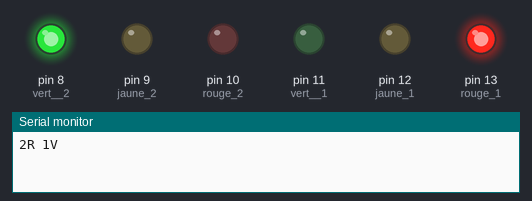
Bench run of a sketch on a simulated Arduino Uno, built with avr-gcc and run on an emulated ATmega328P. Parts: output pins drawn as LEDs (lit = HIGH), the last lines printed to the serial monitor.

Above: at 0.1 s.
At 2.6 s:
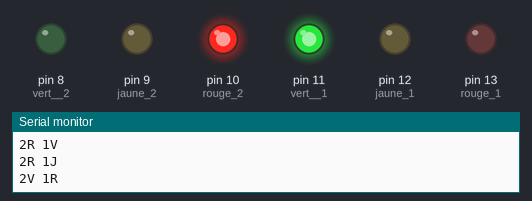
At 12.1 s:
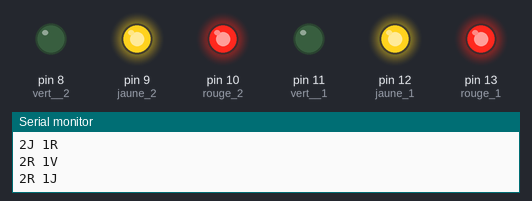
At 20.1 s:
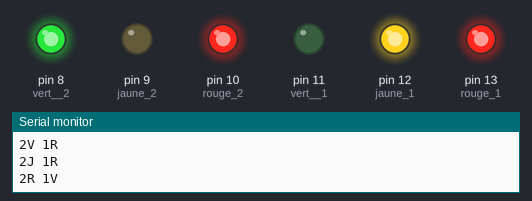
At 29.6 s:
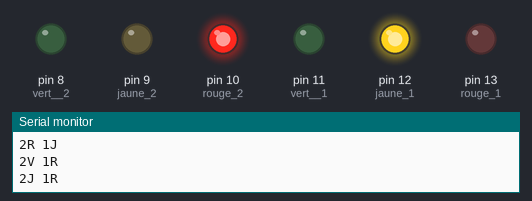
At 37.6 s:
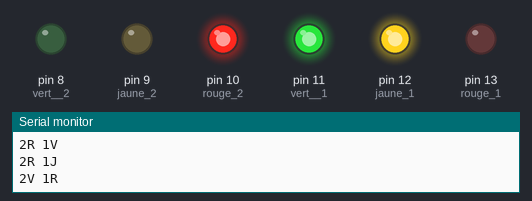
Timing chart, 0 to 40.0 s (numbered marks = the images above):
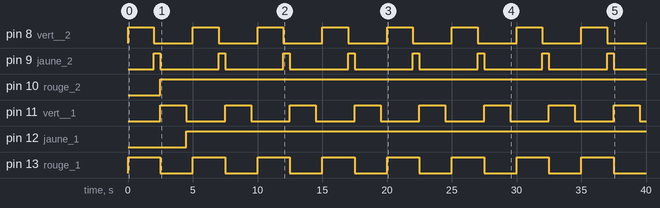

The sketch:

feu_rouge_simultane.ino
```cpp
void setup()
{
  pinMode(13, OUTPUT); // rouge 1
  pinMode(12, OUTPUT); // jaune 1
  pinMode(11, OUTPUT); // vert  1
  pinMode(10, OUTPUT); // rouge 2
  pinMode(9, OUTPUT);  // jaune 2
  pinMode(8, OUTPUT);  // vert  2

  digitalWrite(13, LOW);
  digitalWrite(12, LOW);
  digitalWrite(11, LOW);
  digitalWrite(10, LOW);
  digitalWrite(9, LOW);
  digitalWrite(8, LOW);

  Serial.begin(9600);
}

void loop()
{
  // délais
  int normalDelay = 2000;
  int jauneDelay = 500;

  // cas 1: feu 1 rouge, feu 2 vert
  digitalWrite(13, HIGH);
  digitalWrite(8, HIGH);
  Serial.println("2R 1V");
  delay(normalDelay);

  // cas 2: feu 1 rouge, feu 2 jaune
  digitalWrite(8, LOW);
  digitalWrite(9, HIGH);
  Serial.println("2R 1J");
  delay(jauneDelay);

  // cas 3: feu 1 vert, feu 2 rouge
  digitalWrite(9, LOW);
  digitalWrite(10, HIGH);
  digitalWrite(13, LOW);
  digitalWrite(11, HIGH);
  Serial.println("2V 1R");
  delay(normalDelay);

  // cas 4: feu 1 jaune, feu 2 rouge
  digitalWrite(11, LOW);
  digitalWrite(12, HIGH);
  Serial.println("2J 1R");
  delay(jauneDelay);
}
```

Measured:
- by itself, pin 8 (vert__2), pin 11 (vert__1): alternates HIGH for 2.0 s and LOW for 3.0 s
- by itself, pin 9 (jaune_2): alternates HIGH for 0.50 s and LOW for 4.5 s
- by itself, pin 10 (rouge_2): LOW → HIGH at 2.5 s
- by itself, pin 12 (jaune_1): LOW → HIGH at 4.5 s
- by itself, pin 13 (rouge_1): alternates HIGH for 2.5 s and LOW for 2.5 s
